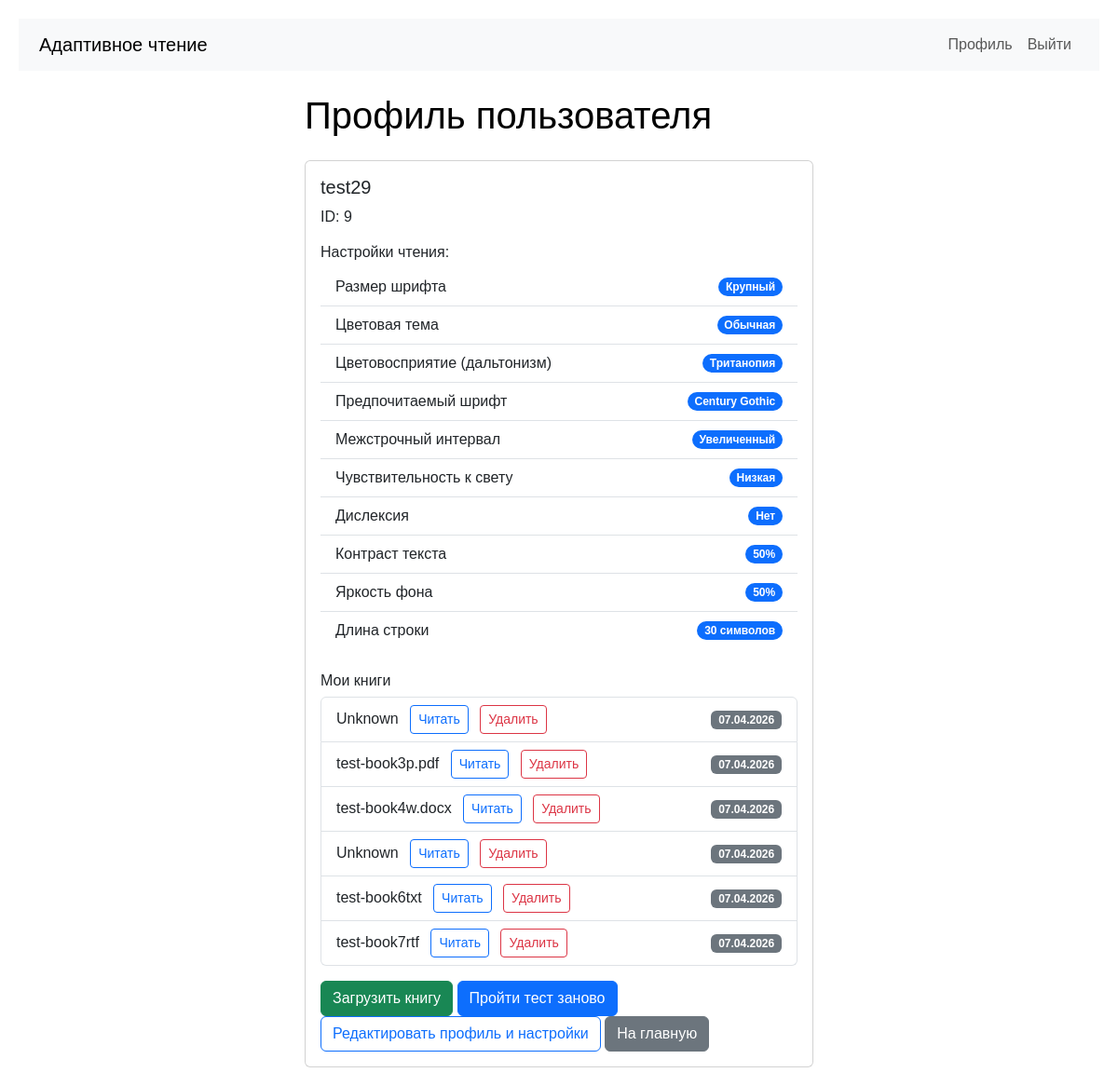
The page /profile/9 (signed in) on the database as committed earlier.
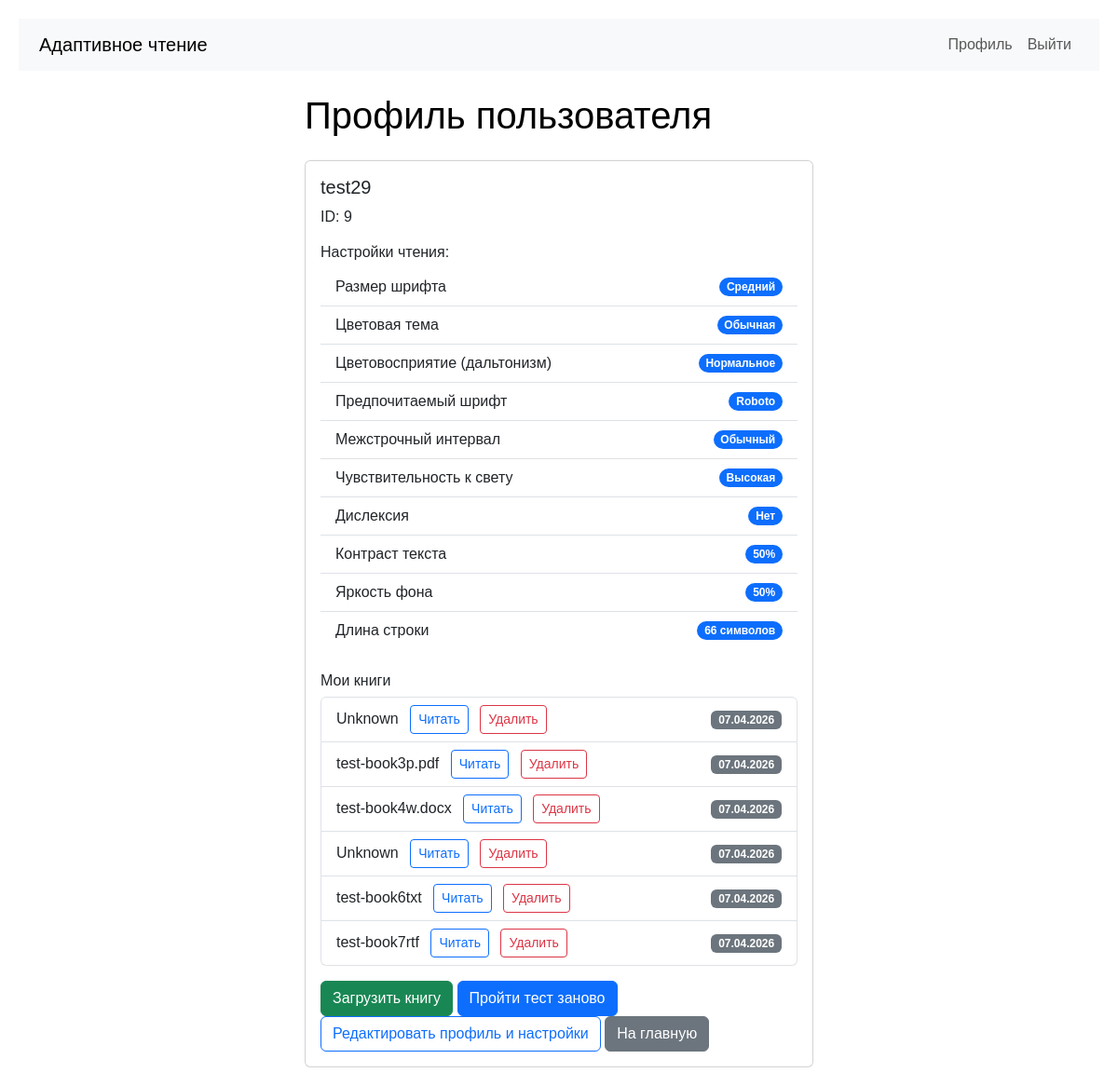
The same page on the database as committed later.
### app.py (models this page shows, shortened)
class User(db.Model):
    id = db.Column(db.Integer, primary_key=True)
    username = db.Column(db.String(80), unique=True, nullable=False, default='user1')
    password_hash = db.Column(db.String(200))
    contrast = db.Column(db.String(20))       # 'high', 'medium', 'low'
    color_vision = db.Column(db.String(20))   # 'normal', 'deutan', 'protan', 'tritan'
    font_pref = db.Column(db.String(20))      # 'small', 'medium', 'large'
    theme_pref = db.Column(db.String(20))     # 'light', 'dark', 'sepia', 'high_contrast'
    line_height = db.Column(db.String(20), default='normal')      # 'normal' или 'large'
    color_blindness_type = db.Column(db.String(20), default='none')   # 'none', 'protanopia', 'deuteranopia', 'tritanopia'
    has_dyslexia = db.Column(db.Boolean, default=False)
    light_sensitivity_level = db.Column(db.String(20), default='low')   # 'low', 'medium', 'high'
    preferred_font = db.Column(db.String(50), default='Roboto')
    contrast_sensitivity = db.Column(db.Integer, default=50)
    brightness_preference = db.Column(db.Integer, default=50)
    preferred_line_width_ch = db.Column(db.Integer, default=66)
    created_at = db.Column(db.DateTime, default=datetime.utcnow)

class Book(db.Model):
    id = db.Column(db.Integer, primary_key=True)
    user_id = db.Column(db.Integer, db.ForeignKey('user.id'), nullable=False)
    filename = db.Column(db.String(200), nullable=False)
    file_path = db.Column(db.String(300), nullable=False)
    extracted_html_path = db.Column(db.String(300))  # путь к сгенерированному HTML
    title = db.Column(db.String(200))  # будет извлечено из метаданных
    uploaded_at = db.Column(db.DateTime, default=datetime.utcnow)
    user = db.relationship('User', backref=db.backref('books', lazy=True))

### app.py (the view)
@app.route('/profile/<int:user_id>')
def profile(user_id):
    if 'user_id' not in session:
        return redirect(url_for('login'))
    if session['user_id'] != user_id:
        return "Доступ запрещён", 403
    user = User.query.get_or_404(user_id)
    return render_template('profile.html', user=user)

### app.py (called while the page is built)
@app.context_processor
def inject_user():
    return dict(session=session)

### templates/profile.html
{% extends "base.html" %}
{% block content %}
<div class="row">
    <div class="col-md-6 offset-md-3">
        <h1 class="mb-4">Профиль пользователя</h1>
        <div class="card">
            <div class="card-body">
                <h5 class="card-title">{{ user.username }}</h5>
                <p class="card-text">ID: {{ user.id }}</p>
                <h6 class="mt-3">Настройки чтения:</h6>
                <ul class="list-group list-group-flush">
                    <li class="list-group-item d-flex justify-content-between align-items-center">
                        Размер шрифта
                        <span class="badge bg-primary rounded-pill">
                            {% if user.font_pref == 'small' %}Мелкий
                            {% elif user.font_pref == 'medium' %}Средний
                            {% elif user.font_pref == 'large' %}Крупный
                            {% else %}Не указан{% endif %}
                        </span>
                    </li>
                    <li class="list-group-item d-flex justify-content-between align-items-center">
                        Цветовая тема
                        <span class="badge bg-primary rounded-pill">
                            {% if user.theme_pref == 'normal' %}Обычная
                            {% elif user.theme_pref == 'high' %}Высокий контраст
                            {% elif user.theme_pref == 'dark' %}Тёмная
                            {% elif user.theme_pref == 'sepia' %}Сепия
                            {% else %}Не указана{% endif %}
                        </span>
                    </li>
                    <li class="list-group-item d-flex justify-content-between align-items-center">
                        Цветовосприятие (дальтонизм)
                        <span class="badge bg-primary rounded-pill">
                            {% if user.color_vision == 'normal' %}Нормальное
                            {% elif user.color_vision == 'deutan' %}Дейтеранопия
                            {% elif user.color_vision == 'protan' %}Протанопия
                            {% elif user.color_vision == 'tritan' %}Тританопия
                            {% else %}Не указано{% endif %}
                        </span>
                    </li>
                    <li class="list-group-item d-flex justify-content-between align-items-center">
                        Предпочитаемый шрифт
                        <span class="badge bg-primary rounded-pill">{{ user.preferred_font or 'Roboto' }}</span>
                    </li>
                    <li class="list-group-item d-flex justify-content-between align-items-center">
                        Межстрочный интервал
                        <span class="badge bg-primary rounded-pill">
                            {% if user.line_height == 'large' %}Увеличенный
                            {% else %}Обычный{% endif %}
                        </span>
                    </li>
                    <li class="list-group-item d-flex justify-content-between align-items-center">
                        Чувствительность к свету
                        <span class="badge bg-primary rounded-pill">
                            {% if user.light_sensitivity_level == 'low' %}Низкая
                            {% elif user.light_sensitivity_level == 'medium' %}Средняя
                            {% elif user.light_sensitivity_level == 'high' %}Высокая
                            {% else %}Не указана{% endif %}
                        </span>
                    </li>
                    <li class="list-group-item d-flex justify-content-between align-items-center">
                        Дислексия
                        <span class="badge bg-primary rounded-pill">{{ 'Да' if user.has_dyslexia else 'Нет' }}</span>
                    </li>
                    <li class="list-group-item d-flex justify-content-between align-items-center">
                        Контраст текста
                        <span class="badge bg-primary rounded-pill">{{ user.contrast_sensitivity or 50 }}%</span>
                    </li>
                    <li class="list-group-item d-flex justify-content-between align-items-center">
                        Яркость фона
                        <span class="badge bg-primary rounded-pill">{{ user.brightness_preference or 50 }}%</span>
                    </li>
                    <li class="list-group-item d-flex justify-content-between align-items-center">
                        Длина строки
                        <span class="badge bg-primary rounded-pill">{{ user.preferred_line_width_ch or 66 }} символов</span>
                    </li>
                </ul>
                <h6 class="mt-4">Мои книги</h6>
                {% if user.books %}
                <ul class="list-group">
                    {% for book in user.books %}
                    <li class="list-group-item d-flex justify-content-between align-items-center">
                        <div>
                            {{ book.title }}
                            {% if book.extracted_html_path %}
                                <a href="/read/{{ book.id }}" class="btn btn-sm btn-outline-primary ms-2">Читать</a>
                            {% else %}
                                <span class="badge bg-warning text-dark ms-2">HTML не готов</span>
                            {% endif %}
                            <form action="{{ url_for('delete_book', book_id=book.id) }}" method="POST" style="display: inline;" onsubmit="return confirm('Удалить книгу? Это действие нельзя отменить.');">
                                <button type="submit" class="btn btn-sm btn-outline-danger ms-2">Удалить</button>
                            </form>
                        </div>
                        <span class="badge bg-secondary">{{ book.uploaded_at.strftime('%d.%m.%Y') }}</span>
                    </li>
                    {% endfor %}
                </ul>
                {% else %}
                <p>У вас пока нет загруженных книг.</p>
                {% endif %}
                <div class="mt-3">
                    <a href="/upload/{{ user.id }}" class="btn btn-success">Загрузить книгу</a>
                    <a href="/test" class="btn btn-primary">Пройти тест заново</a>
                    <a href="{{ url_for('edit_profile') }}" class="btn btn-outline-primary">Редактировать профиль и настройки</a>
                    <a href="/" class="btn btn-secondary">На главную</a>
                </div>
            </div>
        </div>
    </div>
</div>
{% endblock %}

### templates/base.html (shortened to what this page needs)
<!doctype html>
<html lang="ru">
<head>
    <link href="https://cdn.jsdelivr.net/npm/bootstrap@5.3.0/dist/css/bootstrap.min.css" rel="stylesheet">
    <link rel="stylesheet" href="{{ url_for('static', filename='css/reader.css') }}">
</head>
<body {% block body_attributes %}{% endblock %}>
    <nav class="navbar navbar-expand-lg bg-light mb-4">
        <div class="container">
            <a class="navbar-brand" href="/">Адаптивное чтение</a>
            <div class="collapse navbar-collapse">
                <ul class="navbar-nav ms-auto">
                    {% if session.user_id %}
                        <li class="nav-item">
                            <a class="nav-link" href="/profile/{{ session.user_id }}">Профиль</a>
                        </li>
                        <li class="nav-item">
                            <a class="nav-link" href="/logout">Выйти</a>
                        </li>
                    {% endif %}
                </ul>
            </div>
        </div>
    </nav>
    <div class="container mt-4">
        {% block content %}{% endblock %}
    </div>
</body>
</html>

### static/css/reader.css (style rules this page uses)
body { font-family: Arial, sans-serif; font-size: 16px; line-height: 1.5; color: #000; background-color: #fff; transition: all 0.2s ease; padding: 20px; --text-contrast: 1; --bg-brightness: 1; filter: contrast(var(--text-contrast)) brightness(var(--bg-brightness)); }

Rows that differ between the two databases and show on the page:
changed User "test29": preferred_font "Century Gothic" → "Roboto"; preferred_line_width_ch "30" → "66"
Other text that changed with them:
text no longer shown: "Крупный Тританопия Увеличенный Низкая"
text now shown: "Средний Нормальное Обычный Высокая"
